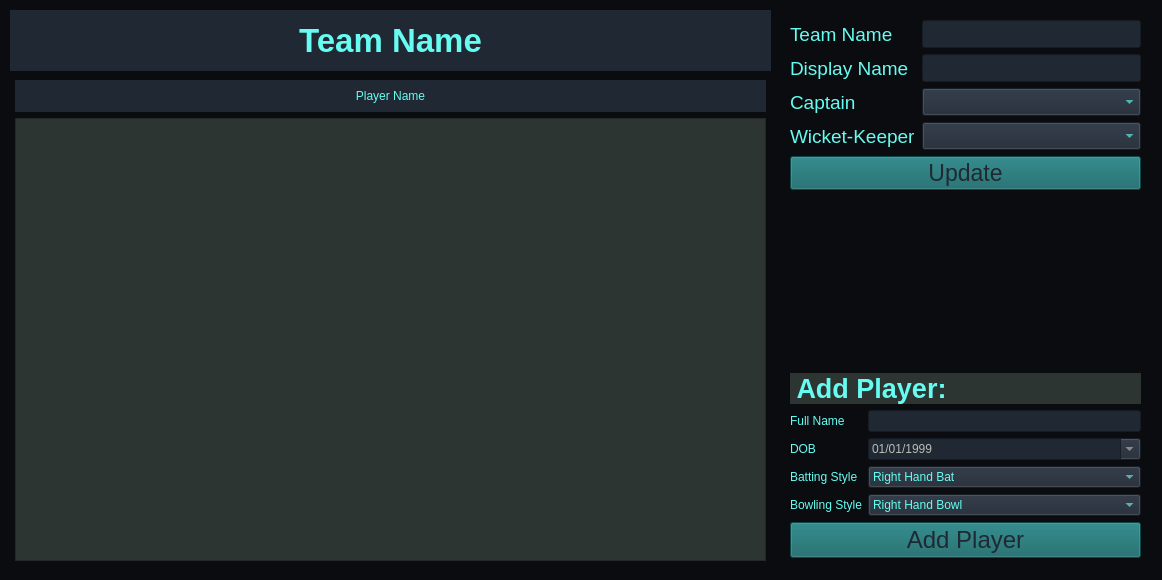
<?xml version="1.0" encoding="UTF-8"?>
<ui version="4.0">
 <class>viewTeam</class>
 <widget class="QWidget" name="viewTeam">
  <property name="geometry">
   <rect>
    <x>0</x>
    <y>0</y>
    <width>1162</width>
    <height>580</height>
   </rect>
  </property>
  <property name="windowTitle">
   <string>Form</string>
  </property>
  <property name="autoFillBackground">
   <bool>false</bool>
  </property>
  <property name="styleSheet">
   <string notr="true">background-color: rgb(11, 12, 16); color: rgb(102, 252, 241);</string>
  </property>
  <widget class="QLabel" name="teamNameLabel">
   <property name="geometry">
    <rect>
     <x>10</x>
     <y>10</y>
     <width>761</width>
     <height>61</height>
    </rect>
   </property>
   <property name="font">
    <font>
     <pointsize>25</pointsize>
     <weight>75</weight>
     <bold>true</bold>
    </font>
   </property>
   <property name="focusPolicy">
    <enum>Qt::NoFocus</enum>
   </property>
   <property name="autoFillBackground">
    <bool>false</bool>
   </property>
   <property name="styleSheet">
    <string notr="true">background-color: rgb(31, 40, 51);</string>
   </property>
   <property name="text">
    <string>Team Name</string>
   </property>
   <property name="alignment">
    <set>Qt::AlignCenter</set>
   </property>
   <property name="margin">
    <number>10</number>
   </property>
  </widget>
  <widget class="QWidget" name="layoutWidget">
   <property name="geometry">
    <rect>
     <x>780</x>
     <y>10</y>
     <width>371</width>
     <height>558</height>
    </rect>
   </property>
   <layout class="QVBoxLayout" name="verticalLayout_3" stretch="2,3,4">
    <property name="leftMargin">
     <number>10</number>
    </property>
    <property name="topMargin">
     <number>10</number>
    </property>
    <property name="rightMargin">
     <number>10</number>
    </property>
    <property name="bottomMargin">
     <number>10</number>
    </property>
    <item>
     <layout class="QVBoxLayout" name="verticalLayout">
      <item>
       <layout class="QFormLayout" name="teamUpdateForm">
        <item row="2" column="0">
         <widget class="QLabel" name="captainLabel">
          <property name="font">
           <font>
            <pointsize>14</pointsize>
           </font>
          </property>
          <property name="text">
           <string>Captain</string>
          </property>
         </widget>
        </item>
        <item row="2" column="1">
         <widget class="QComboBox" name="captainComboBox">
          <property name="font">
           <font>
            <pointsize>13</pointsize>
           </font>
          </property>
          <property name="styleSheet">
           <string notr="true">background-color: rgb(31, 40, 51);</string>
          </property>
         </widget>
        </item>
        <item row="3" column="0">
         <widget class="QLabel" name="wkLabel">
          <property name="font">
           <font>
            <pointsize>14</pointsize>
           </font>
          </property>
          <property name="text">
           <string>Wicket-Keeper</string>
          </property>
         </widget>
        </item>
        <item row="3" column="1">
         <widget class="QComboBox" name="wkComboBox">
          <property name="font">
           <font>
            <pointsize>13</pointsize>
           </font>
          </property>
          <property name="styleSheet">
           <string notr="true">background-color: rgb(31, 40, 51);</string>
          </property>
         </widget>
        </item>
        <item row="0" column="0">
         <widget class="QLabel" name="teamNameLabelForm">
          <property name="font">
           <font>
            <pointsize>14</pointsize>
           </font>
          </property>
          <property name="text">
           <string>Team Name</string>
          </property>
         </widget>
        </item>
        <item row="0" column="1">
         <widget class="QLineEdit" name="teamNameLineEdit">
          <property name="font">
           <font>
            <pointsize>13</pointsize>
           </font>
          </property>
          <property name="styleSheet">
           <string notr="true">background-color: rgb(31, 40, 51);</string>
          </property>
         </widget>
        </item>
        <item row="1" column="0">
         <widget class="QLabel" name="dispTeamNameLabelForm">
          <property name="font">
           <font>
            <pointsize>14</pointsize>
           </font>
          </property>
          <property name="text">
           <string>Display Name</string>
          </property>
         </widget>
        </item>
        <item row="1" column="1">
         <widget class="QLineEdit" name="displayTeamNameLineEdit">
          <property name="font">
           <font>
            <pointsize>13</pointsize>
           </font>
          </property>
          <property name="styleSheet">
           <string notr="true">background-color: rgb(31, 40, 51);</string>
          </property>
         </widget>
        </item>
       </layout>
      </item>
      <item>
       <widget class="QPushButton" name="updateTeamButton">
        <property name="font">
         <font>
          <pointsize>17</pointsize>
         </font>
        </property>
        <property name="styleSheet">
         <string notr="true">color: rgb(31, 40, 51);
background-color: rgb(17, 100, 102);</string>
        </property>
        <property name="text">
         <string>Update</string>
        </property>
       </widget>
      </item>
      <item>
       <spacer name="verticalSpacer_3">
        <property name="orientation">
         <enum>Qt::Vertical</enum>
        </property>
        <property name="sizeHint" stdset="0">
         <size>
          <width>20</width>
          <height>40</height>
         </size>
        </property>
       </spacer>
      </item>
     </layout>
    </item>
    <item>
     <spacer name="verticalSpacer">
      <property name="orientation">
       <enum>Qt::Vertical</enum>
      </property>
      <property name="sizeHint" stdset="0">
       <size>
        <width>20</width>
        <height>40</height>
       </size>
      </property>
     </spacer>
    </item>
    <item>
     <layout class="QVBoxLayout" name="verticalLayout_2" stretch="0,0,0,0">
      <item>
       <spacer name="verticalSpacer_2">
        <property name="orientation">
         <enum>Qt::Vertical</enum>
        </property>
        <property name="sizeHint" stdset="0">
         <size>
          <width>20</width>
          <height>40</height>
         </size>
        </property>
       </spacer>
      </item>
      <item>
       <widget class="QLabel" name="addPlayerLabel">
        <property name="sizePolicy">
         <sizepolicy hsizetype="Preferred" vsizetype="Preferred">
          <horstretch>0</horstretch>
          <verstretch>0</verstretch>
         </sizepolicy>
        </property>
        <property name="font">
         <font>
          <pointsize>20</pointsize>
          <weight>75</weight>
          <italic>false</italic>
          <bold>true</bold>
          <underline>false</underline>
          <kerning>true</kerning>
         </font>
        </property>
        <property name="autoFillBackground">
         <bool>false</bool>
        </property>
        <property name="styleSheet">
         <string notr="true">background-color: rgb(44, 53, 49);</string>
        </property>
        <property name="text">
         <string> Add Player:</string>
        </property>
        <property name="scaledContents">
         <bool>false</bool>
        </property>
       </widget>
      </item>
      <item>
       <layout class="QFormLayout" name="addPlayerForm">
        <item row="0" column="0">
         <widget class="QLabel" name="fNameLabel">
          <property name="text">
           <string>Full Name</string>
          </property>
         </widget>
        </item>
        <item row="0" column="1">
         <widget class="QLineEdit" name="fNameLineEdit">
          <property name="styleSheet">
           <string notr="true">background-color: rgb(31, 40, 51);</string>
          </property>
         </widget>
        </item>
        <item row="1" column="0">
         <widget class="QLabel" name="dobLabel">
          <property name="text">
           <string>DOB</string>
          </property>
         </widget>
        </item>
        <item row="1" column="1">
         <widget class="QDateEdit" name="dateEdit">
          <property name="styleSheet">
           <string notr="true">background-color: rgb(31, 40, 51); color: rgb(186, 189, 182);</string>
          </property>
          <property name="dateTime">
           <datetime>
            <hour>0</hour>
            <minute>0</minute>
            <second>0</second>
            <year>1999</year>
            <month>1</month>
            <day>1</day>
           </datetime>
          </property>
          <property name="maximumDate">
           <date>
            <year>2001</year>
            <month>1</month>
            <day>1</day>
           </date>
          </property>
          <property name="minimumDate">
           <date>
            <year>1950</year>
            <month>1</month>
            <day>1</day>
           </date>
          </property>
          <property name="displayFormat">
           <string>dd/MM/yyyy</string>
          </property>
          <property name="calendarPopup">
           <bool>true</bool>
          </property>
         </widget>
        </item>
        <item row="2" column="0">
         <widget class="QLabel" name="battingStyleLabel">
          <property name="text">
           <string>Batting Style</string>
          </property>
         </widget>
        </item>
        <item row="2" column="1">
         <widget class="QComboBox" name="battingStyleComboBox">
          <property name="styleSheet">
           <string notr="true">background-color: rgb(31, 40, 51);</string>
          </property>
          <item>
           <property name="text">
            <string>Right Hand Bat</string>
           </property>
          </item>
          <item>
           <property name="text">
            <string>Left Hand Bat</string>
           </property>
          </item>
         </widget>
        </item>
        <item row="3" column="0">
         <widget class="QLabel" name="bowlingStyleLabel">
          <property name="text">
           <string>Bowling Style</string>
          </property>
         </widget>
        </item>
        <item row="3" column="1">
         <widget class="QComboBox" name="bowlingStylecomboBox">
          <property name="styleSheet">
           <string notr="true">background-color: rgb(31, 40, 51);</string>
          </property>
          <item>
           <property name="text">
            <string>Right Hand Bowl</string>
           </property>
          </item>
          <item>
           <property name="text">
            <string>Left Hand Bowl</string>
           </property>
          </item>
         </widget>
        </item>
       </layout>
      </item>
      <item>
       <widget class="QPushButton" name="addPlayerButton">
        <property name="font">
         <font>
          <pointsize>18</pointsize>
         </font>
        </property>
        <property name="styleSheet">
         <string notr="true">background-color: rgb(17, 100, 102); color: rgb(31, 40, 51);</string>
        </property>
        <property name="text">
         <string>Add Player</string>
        </property>
       </widget>
      </item>
     </layout>
    </item>
   </layout>
  </widget>
  <widget class="QWidget" name="layoutWidget">
   <property name="geometry">
    <rect>
     <x>15</x>
     <y>80</y>
     <width>751</width>
     <height>481</height>
    </rect>
   </property>
   <layout class="QVBoxLayout" name="verticalLayout_4">
    <item>
     <widget class="QWidget" name="widget" native="true">
      <property name="styleSheet">
       <string notr="true">background-color: rgb(31, 40, 51);</string>
      </property>
      <layout class="QHBoxLayout" name="horizontalLayout">
       <item>
        <widget class="QLabel" name="playerNameLabel">
         <property name="text">
          <string>Player Name</string>
         </property>
         <property name="alignment">
          <set>Qt::AlignCenter</set>
         </property>
        </widget>
       </item>
      </layout>
     </widget>
    </item>
    <item>
     <widget class="QTableWidget" name="playerTableWidget">
      <property name="styleSheet">
       <string notr="true">background-color: rgb(44, 53, 49);</string>
      </property>
     </widget>
    </item>
   </layout>
  </widget>
 </widget>
 <resources/>
 <connections/>
</ui>
